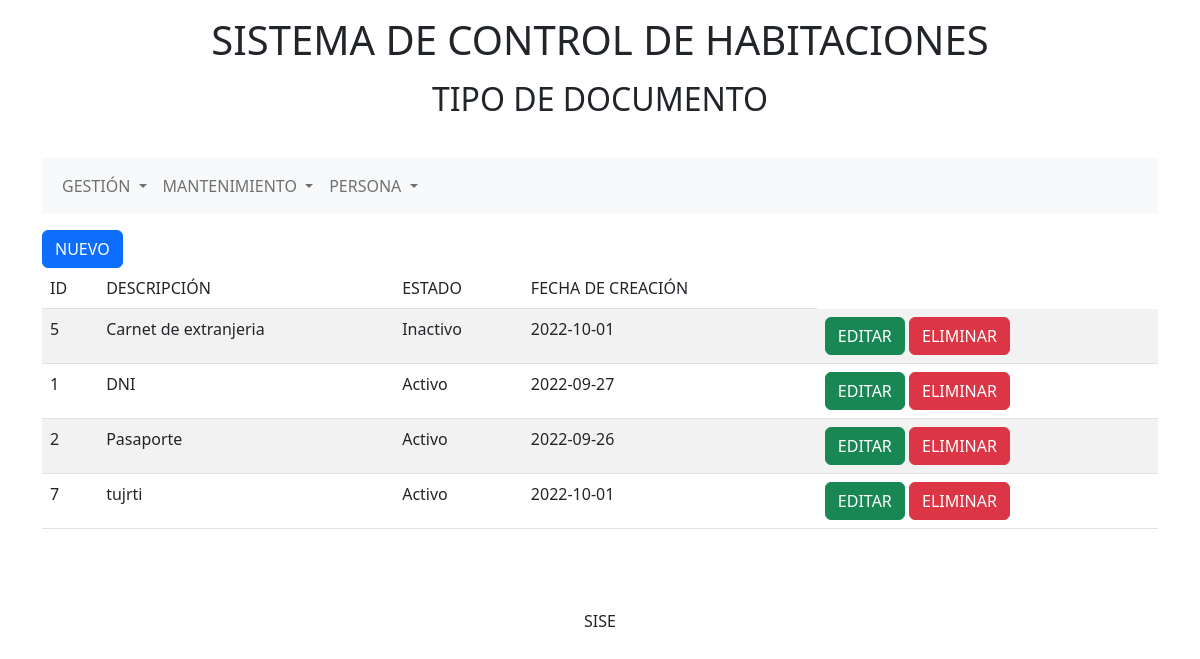
The app's page /vista/tipo_documento/index.php with its own data.
### tables this page shows
CREATE TABLE IF NOT EXISTS `tipo_documento` (
  `IdTipoDocumento` int(11) NOT NULL AUTO_INCREMENT,
  `Descripcion` varchar(50) DEFAULT NULL,
  `IdEstado` int(11) NOT NULL,
  `FechaCreacion` date NOT NULL,
  PRIMARY KEY (`IdTipoDocumento`),
  KEY `FK_tipo_documento` (`IdEstado`)
);

CREATE TABLE IF NOT EXISTS `estado` (
  `IdEstado` int(11) NOT NULL AUTO_INCREMENT,
  `Descripcion` varchar(50) DEFAULT NULL,
  `FechaCreacion` date NOT NULL,
  PRIMARY KEY (`IdEstado`)
);

### controlador/tipo_documento.php (called while the page is built, shortened)
<?php
require_once("../../modelo/tipo_documento.php");
class tipoDocumentoController{
    public static function index(){
        $tipoPersona  = new tipoDocumento();
        $dato       =   $tipoPersona->mostrarv2("tipo_documento","1");
        require_once("../../vista/tipo_documento/listar.php");
    }
}?>

### modelo/tipo_documento.php (called while the page is built, shortened)
<?php
class tipoDocumento{
    public function __construct(){
        require_once('../../class/mysql_crud.php');
    }
    public function mostrarv2($tabla,$condicion){
        $db = new Database();
        $db->connect();
        $q= "SELECT tipo_documento.IdTipoDocumento, tipo_documento.Descripcion, estado.Descripcion as Estado, tipo_documento.FechaCreacion
        FROM $tabla  INNER JOIN estado ON estado.IdEstado = tipo_documento.IdEstado
        where ".$condicion." ORDER BY tipo_documento.Descripcion ASC";
        $db->selectQuery($q);
        $res = $db->getResult();
        return $res;
    }
}

### class/mysql_crud.php (called while the page is built, shortened)
<?php
class Database{
	private $db_host = "localhost";
	private $db_user = "root";
	private $db_pass = "";
	private $db_name = "db_hotel";
	private $con = false;
    private $myconn = "";
	private $result = array();
	public function connect(){
		if(!$this->con){
			$this->myconn = new mysqli($this->db_host,$this->db_user,$this->db_pass,$this->db_name);
            if($this->myconn->connect_errno > 0){
                array_push($this->result,$this->myconn->connect_error);
                return false;
            }else{
                $this->con = true;
                return true;
            }
        }else{
            return true;
        }
	}
	public function selectQuery($q){
		$query = $this->myconn->query($q);
		$query = $this->myconn->query($q);
		if($query){
			$this->numResults = $query->num_rows;
			for($i = 0; $i < $this->numResults; $i++){
				$r = $query->fetch_array();
				$key = array_keys($r);
				for($x = 0; $x < count($key); $x++){
					if(!is_int($key[$x])){
						if($query->num_rows >= 1){
							$this->result[$i][$key[$x]] = $r[$key[$x]];
						}else{
							$this->result[$i][$key[$x]] = null;
						}
					}
				}
			}
			return true;
		}else{
			array_push($this->result,$this->myconn->error);
			return false;
		}
    }
    public function getResult(){
        $val = $this->result;
        $this->result = array();
        return $val;
    }
}

### vista/tipo_documento/listar.php (the view, shortened to what this page needs)
<div class="col-md-12">
    <a href="index.php?m=nuevo" class="btn btn-primary">NUEVO</a>
    <table class="table table-striped">
        <thead>
            <tr>
                <td>ID</td>
                <td>DESCRIPCIÓN</td>
                <td>ESTADO</td>
                <td>FECHA DE CREACIÓN</td>
            </tr>
        </thead>
        <tbody>
            <?php
                if(!empty($dato)):
                    foreach($dato as $key => $v):
                        ?>
                        <tr>
                            <td><?php echo $v['IdTipoDocumento'] ?> </td>
                            <td><?php echo $v['Descripcion'] ?> </td>
                            <td><?php echo $v['Estado'] ?> </td>
                            <td><?php echo $v['FechaCreacion'] ?> </td>
                            <td>
                                <a class="btn btn-success" href="index.php?m=editar&id=<?php echo $v['IdTipoDocumento']?>">EDITAR</a>
                                <a class="btn btn-danger" href="index.php?m=eliminar&id=<?php echo $v['IdTipoDocumento']?>" onclick="return confirm('¿Está seguro de eliminar el registro?'); false">ELIMINAR</a>
                            </td>
                        </tr>
                    <?php endforeach ?>
                <?php else: ?>
                    <tr>
                        <td colspan="3">NO HAY REGISTROS</td>
                    </tr>
                <?php endif ?>
        </tbody>
    </table>
</div>

### records on screen
tipo_documento: IdTipoDocumento "5", Descripcion "Carnet de extranjeria", IdEstado.Descripcion "Inactivo", FechaCreacion "2022-10-01"
tipo_documento: IdTipoDocumento "1", Descripcion "DNI", IdEstado.Descripcion "Activo", FechaCreacion "2022-09-27"
tipo_documento: IdTipoDocumento "2", Descripcion "Pasaporte", IdEstado.Descripcion "Activo", FechaCreacion "2022-09-26"
tipo_documento: IdTipoDocumento "7", Descripcion "tujrti", IdEstado.Descripcion "Activo", FechaCreacion "2022-10-01"

### other values on screen
$vista "TIPO DE DOCUMENTO"
